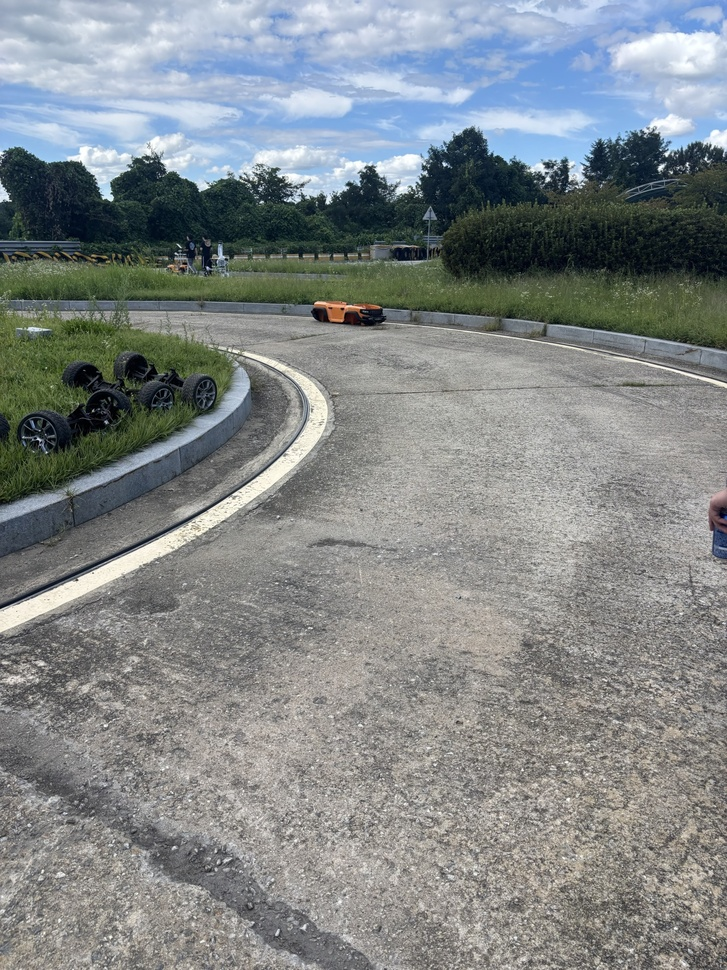
#> input picture autonomous_vision/dataset_obstacles/images/train/20260905_b_photos/P20260905_152037278_93276DFF-3BE9-4A27-9818-3C40CB02BA9C.jpg, 727 x 970 px, shrunk from 1440 x 1920 before the run
$ python -i lane_detection.py   (imports and definitions only)
#> lines starting #> are read from the running program, lines starting #| are printed output that depends on the picture; after the words box and inside, x2 and y2 are one past the last pixel; in counts of white or black regions, pixels touching at a corner belong together
"""Image-space lane estimates; physical outputs require explicit scale calibration."""
from dataclasses import dataclass
import math

import cv2
import numpy as np


@dataclass(frozen=True)
class LaneConfig:
    roi_top_ratio: float = 0.6
    roi_bottom_ratio: float = 1.0
    roi_left_ratio: float = 0.0
    roi_right_ratio: float = 1.0
    lookahead_ratio: float = 0.65
    lane_width_m: float = 0.0
    single_lane_width_px: float = 0.0
    meters_per_pixel_y: float = 0.0

    white_h_min: int = 0
    white_h_max: int = 179
    white_s_min: int = 0
    white_s_max: int = 65
    white_v_min: int = 170
    white_v_max: int = 255
    yellow_h_min: int = 15
    yellow_h_max: int = 40
    yellow_s_min: int = 75
    yellow_s_max: int = 255
    yellow_v_min: int = 90
    yellow_v_max: int = 255
    morph_kernel_size: int = 3
    min_candidate_area_px: int = 0
    min_line_length_px: int = 0
    max_line_gap_px: int = 0
    min_abs_slope: float = 1.0

    def __post_init__(self):
        for color in ('white', 'yellow'):
            for channel, limit in (('h', 179), ('s', 255), ('v', 255)):
                low = getattr(self, f'{color}_{channel}_min')
                high = getattr(self, f'{color}_{channel}_max')
                if (type(low) is not int or type(high) is not int
                        or not 0 <= low <= high <= limit):
                    raise ValueError(f'{color} {channel}: integer 0 <= min <= max <= {limit}')
        if (type(self.morph_kernel_size) is not int or
                not 1 <= self.morph_kernel_size <= 31 or self.morph_kernel_size % 2 == 0):
            raise ValueError('morph_kernel_size must be odd in 1..31')
        for name in ('min_candidate_area_px', 'min_line_length_px', 'max_line_gap_px'):
            value = getattr(self, name)
            if type(value) is not int or value < 0:
                raise ValueError(f'{name} must be a nonnegative integer')
#> further down, picture is the input picture: shape (970, 727, 3); mean B, G, R 136.6, 135.6, 130.2
        if self.min_abs_slope < 0:
            raise ValueError('min_abs_slope must be nonnegative')
        values = vars(self)
        if not all(math.isfinite(v) for v in values.values()):
            raise ValueError('Lane parameters must be finite')
        if not 0 <= self.roi_top_ratio < self.roi_bottom_ratio <= 1:
            raise ValueError('ROI must satisfy 0 <= top < bottom <= 1')
        if not 0 <= self.roi_left_ratio < self.roi_right_ratio <= 1:
            raise ValueError('ROI must satisfy 0 <= left < right <= 1')
        if not self.roi_top_ratio <= self.lookahead_ratio < self.roi_bottom_ratio:
            raise ValueError('Lookahead must lie inside ROI and before bottom')
        if 0 < self.lane_width_m < .05:
            raise ValueError('Measured lane_width_m must be at least 0.05 m')
        if min(self.lane_width_m, self.meters_per_pixel_y, self.single_lane_width_px) < 0:
            raise ValueError('Calibration scales must be nonnegative')


@dataclass
class LaneEstimate:
    detected: bool
    lateral_error_m: float
    heading_error_rad: float
    curvature: float
    confidence: float
    debug: np.ndarray
    visual_detected: bool
    debug_mask: np.ndarray


def roi_bounds(shape, config):
    """Normalized rectangular ROI; kept independent from extraction and ROS."""
    h, w = shape[:2]
    bounds = (int(w * config.roi_left_ratio), int(h * config.roi_top_ratio),
              min(w - 1, int(w * config.roi_right_ratio) - 1),
              min(h - 1, int(h * config.roi_bottom_ratio) - 1))
    if bounds[2] - bounds[0] < 8 or bounds[3] - bounds[1] < 8:
        raise ValueError('ROI too small')
    return bounds


def detect_lane(bgr, config=LaneConfig(), *, yellow_only=False):
    """Positive lateral/heading means left. Zero curvature means unavailable."""
#> called with yellow_only = False
    if bgr is None or bgr.dtype != np.uint8 or bgr.ndim != 3 or bgr.shape[2] != 3:
        raise ValueError('Expected uint8 BGR image')
    h, w = bgr.shape[:2]
    if min(h, w) < 16:
        raise ValueError('Image too small')
    x_min, top, x_max, bottom = roi_bounds(bgr.shape, config)
    lookahead = int(h * config.lookahead_ratio)
    if lookahead >= bottom:
        raise ValueError('Lookahead must precede bottom row')
    debug = bgr.copy()
    hsv = cv2.cvtColor(bgr, cv2.COLOR_BGR2HSV)
#> hsv: shape (970, 727, 3); mean H, S, V 53.8, 39.4, 143.4
    def color_mask(color):
#> called with color = 'white'
        return cv2.inRange(
            hsv, tuple(getattr(config, f'{color}_{c}_min') for c in 'hsv'),
            tuple(getattr(config, f'{color}_{c}_max') for c in 'hsv'))
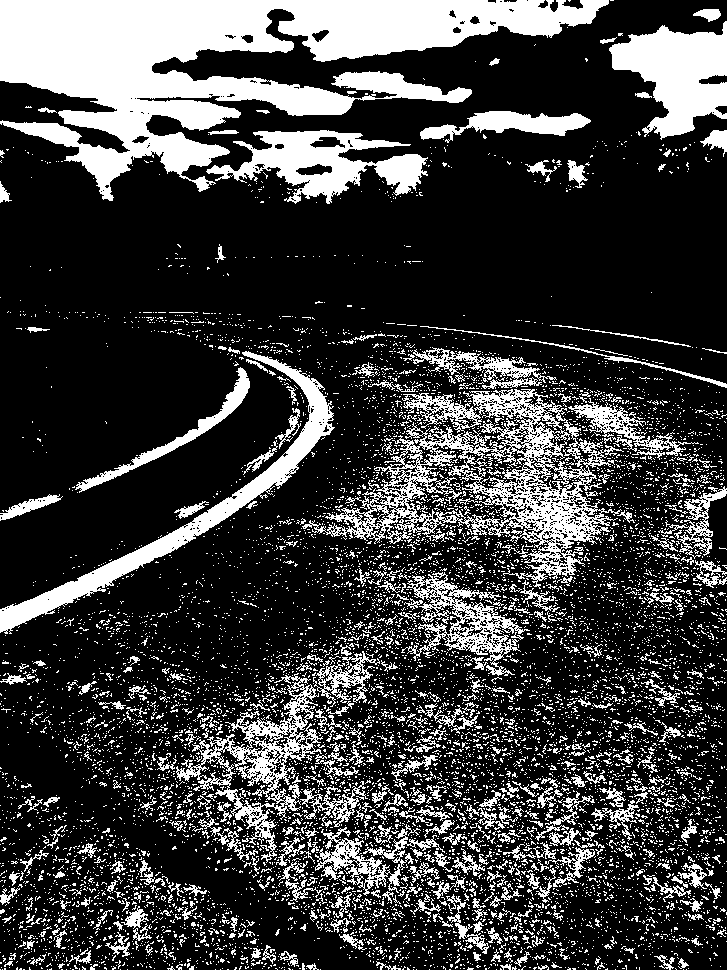
#> returned value: shape (970, 727); 24.4% white; 9858 white regions (9346 under 20 px), largest, box (x1, y1, x2, y2) and area: (0, 0, 609, 201) 49860, (302, 389, 624, 589) 17039, (0, 351, 335, 634) 8239
    white = np.zeros((h, w), dtype=np.uint8) if yellow_only else color_mask('white')
    yellow = color_mask('yellow')
#> call 2 of color_mask, with color = 'yellow'
#> in color_mask (call 2), `return cv2.inRange( hsv, tuple(getattr(config, f'{color}_{c}_min') for..`:
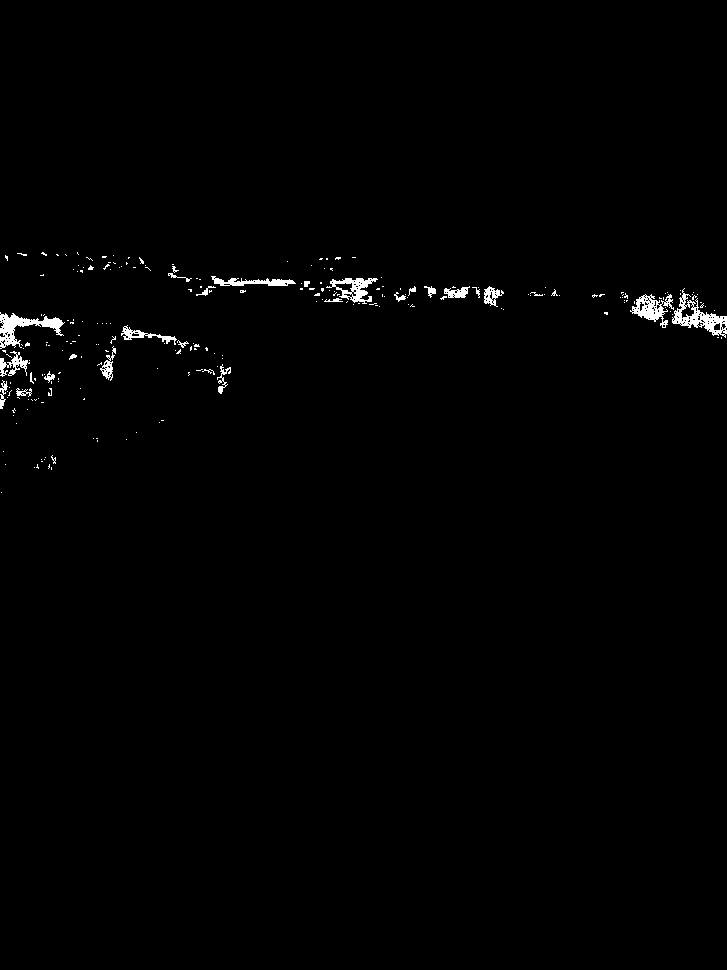
#> returned value: shape (970, 727); 0.87% white; 231 white regions (203 under 20 px), largest, box (x1, y1, x2, y2) and area: (672, 288, 727, 338) 855, (0, 312, 65, 349) 843, (630, 294, 674, 328) 614
    mask = cv2.bitwise_or(white, yellow)
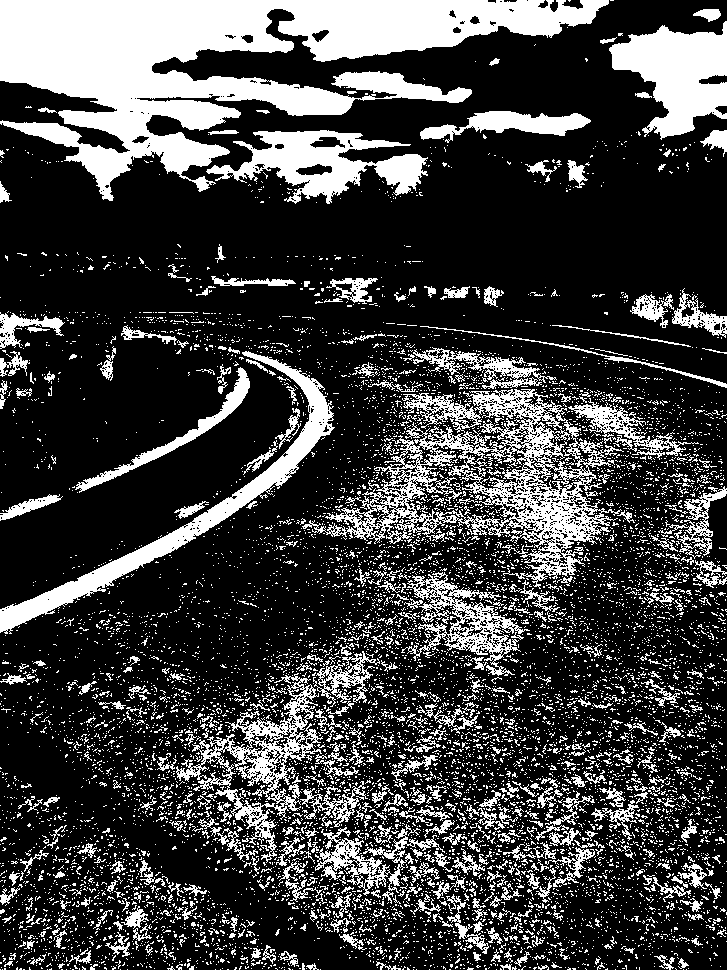
#> mask: shape (970, 727); 25.3% white; 10083 white regions (9541 under 20 px), largest, box (x1, y1, x2, y2) and area: (0, 0, 609, 201) 49860, (302, 389, 624, 589) 17039, (0, 351, 335, 634) 8239
    mask[:top] = 0
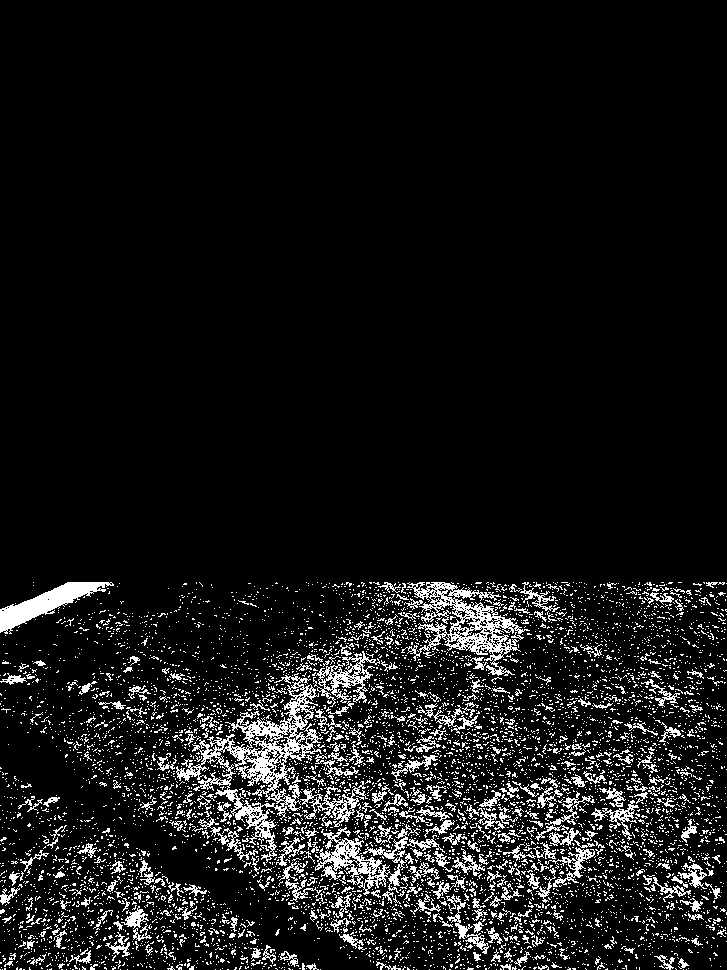
#> mask: shape (970, 727); 8.6% white in thin lines or dots, all inside (x1, y1, x2, y2) = (0, 582, 727, 970)
    mask[bottom + 1:] = 0
    mask[:, :x_min] = 0
    mask[:, x_max + 1:] = 0
    mask = cv2.morphologyEx(mask, cv2.MORPH_OPEN, np.ones((config.morph_kernel_size, config.morph_kernel_size), np.uint8))
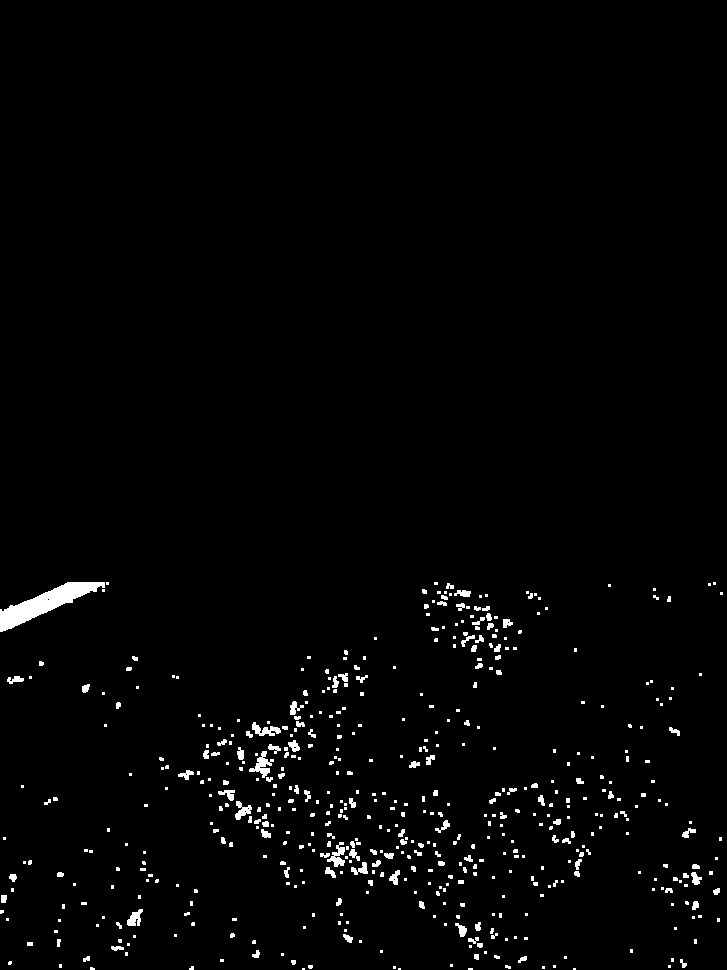
#> mask: shape (970, 727); 1.8% white; 531 white regions (380 under 20 px), largest, box (x1, y1, x2, y2) and area: (0, 582, 105, 632) 1862, (249, 751, 274, 778) 270, (327, 842, 345, 867) 213
    if config.min_candidate_area_px > 0:
        count, labels, stats, _ = cv2.connectedComponentsWithStats(mask, connectivity=8)
        keep = np.zeros(count, dtype=np.uint8)
        keep[1:] = (stats[1:, cv2.CC_STAT_AREA] >= config.min_candidate_area_px) * 255
        mask = keep[labels]
    debug_mask = np.zeros_like(bgr)
    debug_mask[(white > 0) & (mask > 0)] = (255, 255, 255)
    debug_mask[(yellow > 0) & (mask > 0)] = (0, 255, 255)
    lines = cv2.HoughLinesP(
        cv2.Canny(mask, 50, 150), 1, np.pi / 180, threshold=max(12, h // 30),
        minLineLength=config.min_line_length_px or max(10, (bottom - top) // 5),
        maxLineGap=config.max_line_gap_px or max(5, h // 40))
#> lines = 47 rows, first 6: [12, 628, 108, 583], [311, 832, 398, 869], [325, 857, 436, 850], [202, 755, 367, 818], [234, 816, 337, 710], [158, 758, 265, 813]
    points = [[], []]
    if lines is not None:
        for x1, y1, x2, y2 in lines[:, 0]:
            if abs(int(y2) - int(y1)) < max(5, config.min_abs_slope * abs(int(x2) - int(x1))):
                continue
            side = int((x1 + x2) / 2 >= w / 2)
            points[side].extend([(y1, x1), (y2, x2)])
#> this loop made 47 passes
#> (x1, y1, x2, y2) on passes 1, 2, 3, 4, 6, 8, 9, 11: (12, 628, 108, 583), (311, 832, 398, 869), (325, 857, 436, 850), (202, 755, 367, 818), (158, 758, 265, 813), (162, 766, 266, 814), (218, 741, 397, 881), (319, 854, 473, 843)
    fits = []
    for group in points:
        if len(group) < 4:
            fits.append(None)
            continue
        ys, xs = np.asarray(group, dtype=float).T
        if np.ptp(ys) < (bottom - top) * .4:
            fits.append(None)
            continue
        fit = np.polyfit(ys, xs, 1)
        residual = np.abs(xs - np.polyval(fit, ys))
        keep = residual <= max(4., w * .03)
        if keep.sum() < 4 or np.ptp(ys[keep]) < (bottom - top) * .4:
            fits.append(None)
        else:
            fits.append(np.polyfit(ys[keep], xs[keep], 1))
    # Show candidates even if only one side is available.
    debug[mask > 0] = (0, 150, 150)
    for fit, color in zip(fits, [(0, 255, 255), (255, 0, 255)]):
        if fit is not None:
            cv2.line(debug, (int(np.polyval(fit, top)), top),
                     (int(np.polyval(fit, bottom)), bottom), color, 3)
    visual = False
    lateral = heading = confidence = 0.
    center = None
    observed_width = 0.
    support = 0.
    calibrated = config.lane_width_m > 0 and config.meters_per_pixel_y > 0
    if all(f is not None for f in fits):
        left, right = fits
        widths = np.polyval(right - left, [top, bottom])
        visual = bool(np.all(widths > w * .1) and np.all(widths < w * .95))
        if visual:
            center = (left + right) / 2
            observed_width = float(np.polyval(right - left, lookahead))
            support = .5 + .5 * min(
                np.ptp(np.asarray(group)[:, 0]) / max(1, bottom - top)
                for group in points)
    elif calibrated and w * .1 < config.single_lane_width_px < w * .95:
        # Optional measured apparent width, never a fabricated opposite lane.
        for side, fit in enumerate(fits):
            if fit is not None:
                center = fit.copy()
                center[1] += (1 if side == 0 else -1) * config.single_lane_width_px / 2
                observed_width = config.single_lane_width_px
                support = .35
                visual = bool(x_min <= np.polyval(center, lookahead) <= x_max)
    if visual and center is not None:
        cv2.line(debug, (int(np.polyval(center, top)), top),
                 (int(np.polyval(center, bottom)), bottom), (0, 255, 0), 3)
        cv2.circle(debug, (int(np.polyval(center, lookahead)), lookahead),
                   6, (0, 0, 255), -1)
        if calibrated:
            scale_x = config.lane_width_m / observed_width
            center_near = float(np.polyval(center, bottom))
            center_ahead = float(np.polyval(center, lookahead))
            lateral = (w / 2 - center_ahead) * scale_x
            heading = math.atan2((center_near - center_ahead) * scale_x,
                                 (bottom - lookahead) * config.meters_per_pixel_y)
            confidence = support
    if not all(math.isfinite(v) for v in (lateral, heading, confidence)):
        lateral = heading = confidence = 0.
    detected = bool(visual and confidence > 0)
    cv2.rectangle(debug, (x_min, top), (x_max, bottom), (255, 150, 0), 2)
    cv2.line(debug, (w // 2, top), (w // 2, bottom), (255, 255, 0), 1)
    cv2.putText(debug, f'detected={detected} confidence={confidence:.2f} visual={visual}',
                (10, 25), cv2.FONT_HERSHEY_SIMPLEX, .55, (0, 255, 0), 1)
    cv2.putText(debug, f'lateral={lateral:+.3f}m heading={heading:+.3f}rad',
                (10, 75), cv2.FONT_HERSHEY_SIMPLEX, .55, (0, 255, 0), 1)
    # Debug-only image coordinates at the same lookahead as the metric output.
    # Keep unavailable centers explicit; never infer a width without calibration.
    image_center_px = w / 2
    lane_center_px = float(np.polyval(center, lookahead)) if visual and center is not None else None
    center_text = 'N/A' if lane_center_px is None else f'{lane_center_px:.1f}'
#> center_text = 'N/A'
    error_text = 'N/A' if lane_center_px is None else f'{image_center_px - lane_center_px:+.1f}'
#> error_text = 'N/A'
    cv2.putText(debug, f'y={lookahead} lane_center_px={center_text} image_center_px={image_center_px:.1f}',
                (10, 100), cv2.FONT_HERSHEY_SIMPLEX, .5, (0, 255, 0), 1)
    cv2.putText(debug, f'pixel_error={error_text}px (+left) L=yellow R=magenta',
                (10, 125), cv2.FONT_HERSHEY_SIMPLEX, .5, (0, 255, 0), 1)
    if not (config.lane_width_m > 0 and config.meters_per_pixel_y > 0):
        cv2.putText(debug, 'UNCALIBRATED: metric output disabled', (10, 50),
                    cv2.FONT_HERSHEY_SIMPLEX, .55, (0, 200, 255), 1)
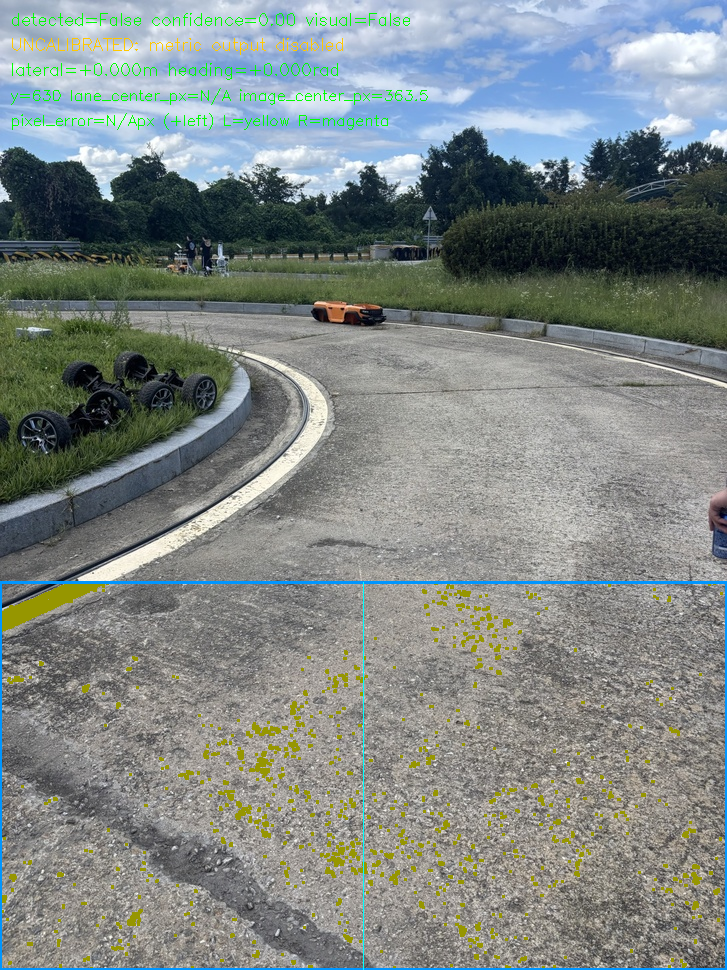
#> debug: shape (970, 727, 3); mean B, G, R 133, 135.2, 127.5
    return LaneEstimate(detected, float(lateral), float(heading), 0.,
                        float(np.clip(confidence, 0, 1)), debug, visual, debug_mask)

>>> import cv2
>>> picture = cv2.imread('../../../../autonomous_vision/dataset_obstacles/images/train/20260905_b_photos/P20260905_152037278_93276DFF-3BE9-4A27-9818-3C40CB02BA9C.jpg')
>>> result = detect_lane(picture)
